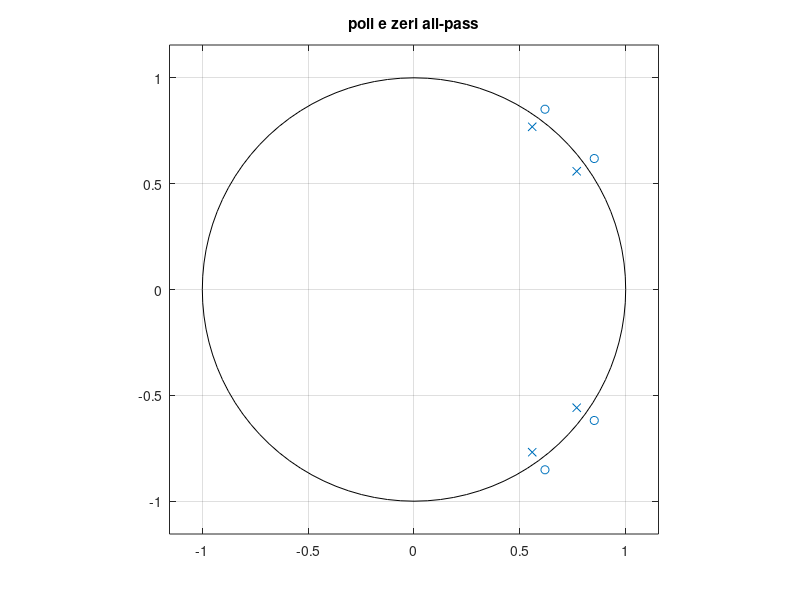
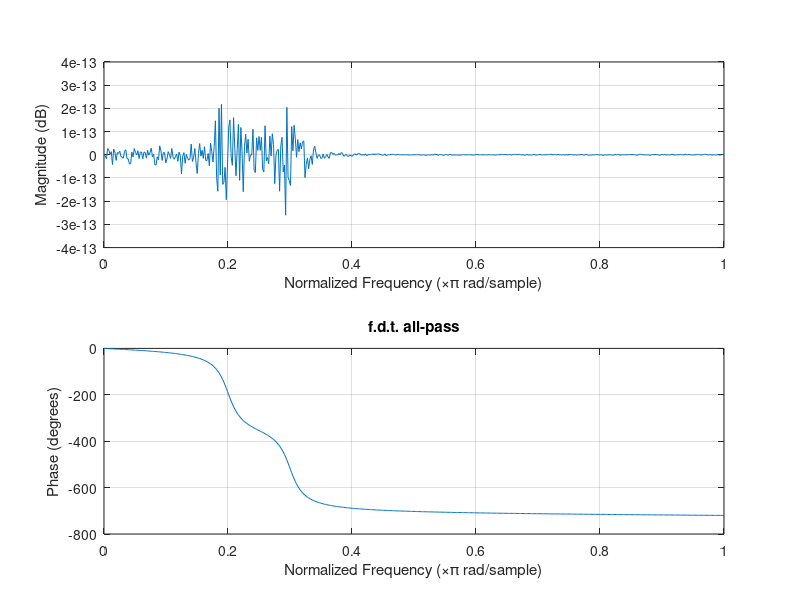
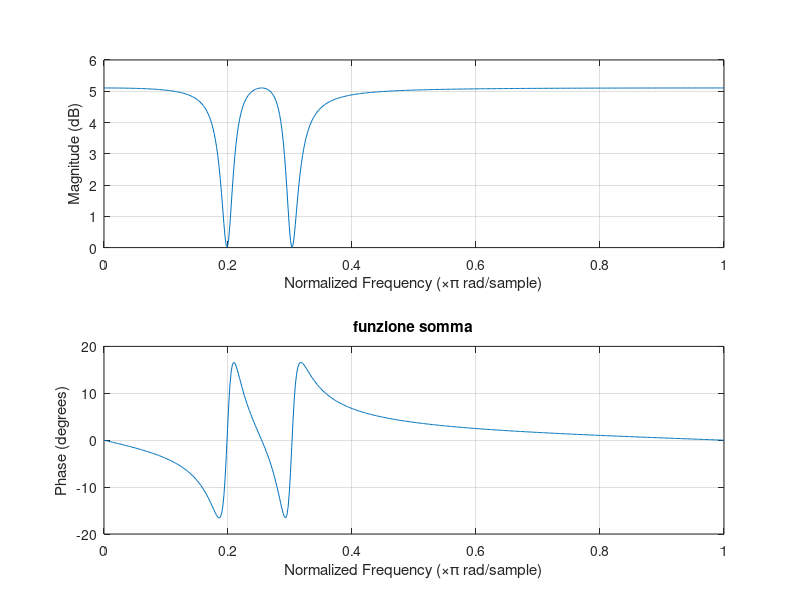
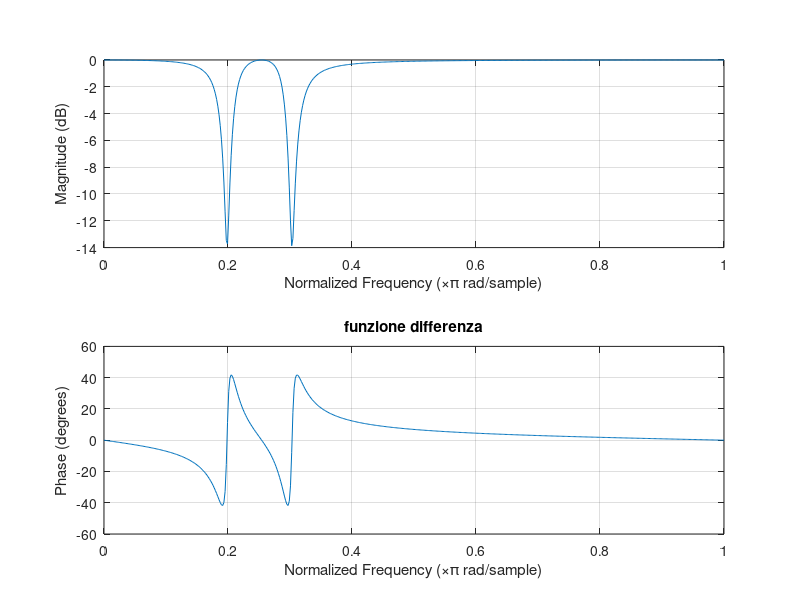

Recreate these plots in MATLAB, in order.
clear all
close all

M1=0.95;  
fc=0.2;
beta1=pi*fc;  % con fc=]0,1[  sposta la frequenza di taglio 

b1=[M1^2 -M1*exp(1i*beta1)-M1*exp(-1i*beta1) 1];
a1=[1,-M1*exp(-1i*beta1)-M1*exp(1i*beta1), M1^2];

M2=0.95;  
fc=0.3;
beta2=pi*fc;  % con fc=]0,1[  sposta la frequenza di taglio 

b2=[M2^2 -M2*exp(1i*beta2)-M2*exp(-1i*beta2) 1];
a2=[1,-M2*exp(-1i*beta2)-M2*exp(1i*beta2), M2^2];

b=conv(b1,b2);
a=conv(a1,a2);

figure; zplane(b,a); title('poli e zeri all-pass')
figure; freqz(b,a); title('f.d.t. all-pass')


%passare dalla funzione A(z) alla funzione H(z) circuto primo punto

% A(z) = b/a  --> Hsomma(z) = Bsomma/A , Hdiff(z) = Bdiff/A

k=0.8;

A = a;
Bsomma = a*(1+k/2) + k/2*b; 
Bdiff = a*(1-k/2) + k/2*b;

figure;freqz(Bsomma,A); title('funzione somma')
figure;freqz(Bdiff,A);  title('funzione differenza')

%cascata una funzione somma e una differenza

Atot = conv(A,A);
Btot = conv(Bsomma,Bdiff);
figure;freqz(Btot,Atot); title('cascata')




